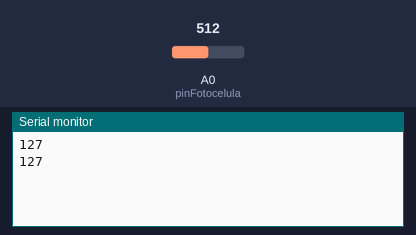
The sketch below on a simulated Arduino Uno, built with avr-gcc and run on an emulated ATmega328P. On the bench: the last lines printed to the serial monitor. The inputs (shaded band) are chosen by the test bench; at power-on: A0 (pinFotocelula) = 512.

Above: at 2.8 s.
2.9 s: A0 (pinFotocelula) set to 716
At 4.4 s:
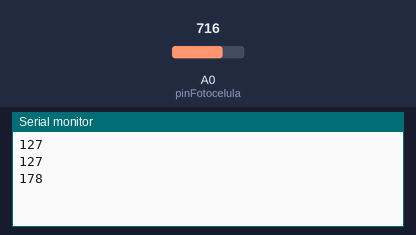
5.6 s: A0 (pinFotocelula) set to 900
At 7.1 s:
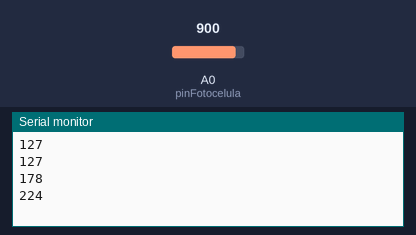
Timing chart, 0 to 8.6 s (numbered marks = the images above; inputs shaded):
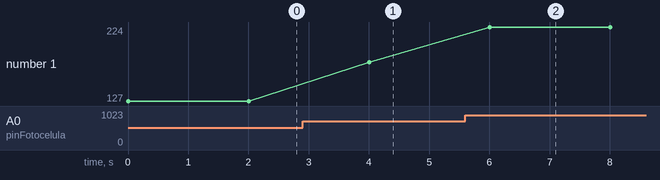

Measured:
- after the input at 2.9 s, the serial monitor: prints a new line after 1.1 s (image 1)
- after the input at 5.6 s, the serial monitor: prints a new line after 0.40 s (image 2)
- plotted number 1: 127 → 178 after the input at 2.9 s, 178 → 224 after the input at 5.6 s

The sketch:

ArduinoESP01LDR.ino
```cpp
#include <SoftwareSerial.h>

SoftwareSerial puertoESP01(11, 12); // RX | TX

int pinFotocelula = 0;
int nivelLuz, nivelLuzMapeado;

void setup() {
   Serial.begin(115200);
   puertoESP01.begin(115200);
}

void loop() {
  nivelLuz = analogRead(pinFotocelula);
  nivelLuzMapeado = map(nivelLuz, 0, 1023, 0, 255);
  Serial.println(nivelLuzMapeado);
  puertoESP01.write(nivelLuzMapeado);
  delay(2000);
}
```
